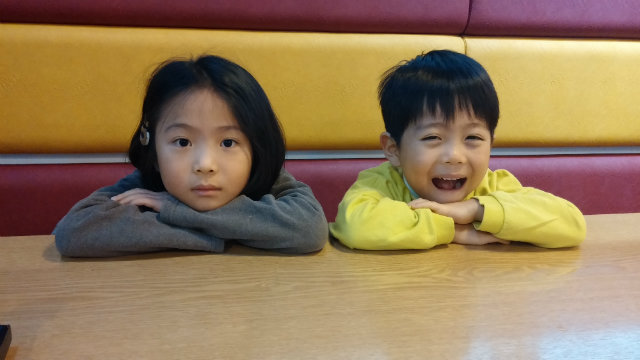
#> input picture 03multimedia/children.jpg, 640 x 360 px, given in place of the camera
$ python cv_diff.py
#> lines starting #> are read from the running program, lines starting #| are printed output that depends on the picture
import cv2
import numpy as np

thresh = 25
max_diff = 5

a, b, c = None, None, None
cap = cv2.VideoCapture(0)
cap.set(cv2.CAP_PROP_FRAME_WIDTH, 480)
cap.set(cv2.CAP_PROP_FRAME_HEIGHT, 320)

if cap.isOpened():
    ret, a = cap.read()
#> a is the input picture: shape (360, 640, 3); mean B, G, R 87.7, 120.7, 145.5
    ret, b = cap.read()

    while ret:
        ret, c = cap.read()
        draw = c.copy()
        if not ret:
            break

        # 3개의 영상을 그레이 스케일로 변경
        a_gray = cv2.cvtColor(a, cv2.COLOR_BGR2GRAY)
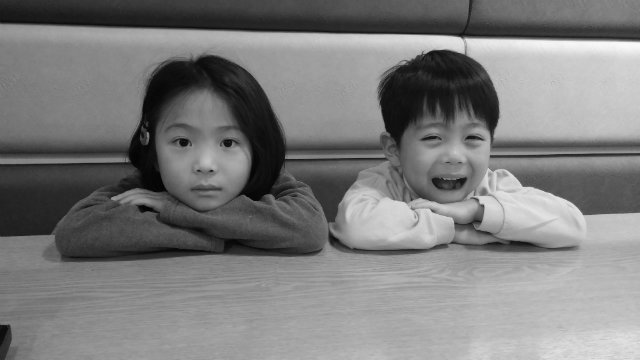
#> a_gray: shape (360, 640); min 0, max 251, mean 124.4
        b_gray = cv2.cvtColor(b, cv2.COLOR_BGR2GRAY)
        c_gray = cv2.cvtColor(c, cv2.COLOR_BGR2GRAY)

        # a-b, b-c 절대 값 차 구하기
        diff1 = cv2.absdiff(a_gray, b_gray)
#> diff1: shape (360, 640); every value is 0
        diff2 = cv2.absdiff(b_gray, c_gray)

        # 스레시홀드로 기준치 이내의 차이는 무시
        ret, diff1_t = cv2.threshold(diff1, thresh, 255, cv2.THRESH_BINARY)
#> ret = 25
        ret, diff2_t = cv2.threshold(diff2, thresh, 255, cv2.THRESH_BINARY)

        # 두 차이에 대해서 AND 연산, 두 영상의 차이가 모두 발견된 경우
        diff = cv2.bitwise_and(diff1_t, diff2_t)

        # 열림 연산으로 노이즈 제거 ---①
        k = cv2.getStructuringElement(cv2.MORPH_CROSS, (3,3))
        diff = cv2.morphologyEx(diff, cv2.MORPH_OPEN, k)

        # 차이가 발생한 픽셀이 갯수 판단 후 사각형 그리기
        diff_cnt = cv2.countNonZero(diff)
#> diff_cnt = 0
        if diff_cnt > max_diff:
            nzero = np.nonzero(diff)  # 0이 아닌 픽셀의 좌표 얻기(y[...], x[...])
            cv2.rectangle(draw, (min(nzero[1]), min(nzero[0])), (max(nzero[1]), max(nzero[0])), (0,255,0), 2)
            cv2.putText(draw, "Motion Detected", (10,30), cv2.FONT_HERSHEY_DUPLEX, 0.5, (0,0,255))

        # 컬러 스케일 영상과 스레시홀드 영상을 통합해서 출력
        stacked = np.hstack((draw, cv2.cvtColor(diff, cv2.COLOR_GRAY2BGR)))
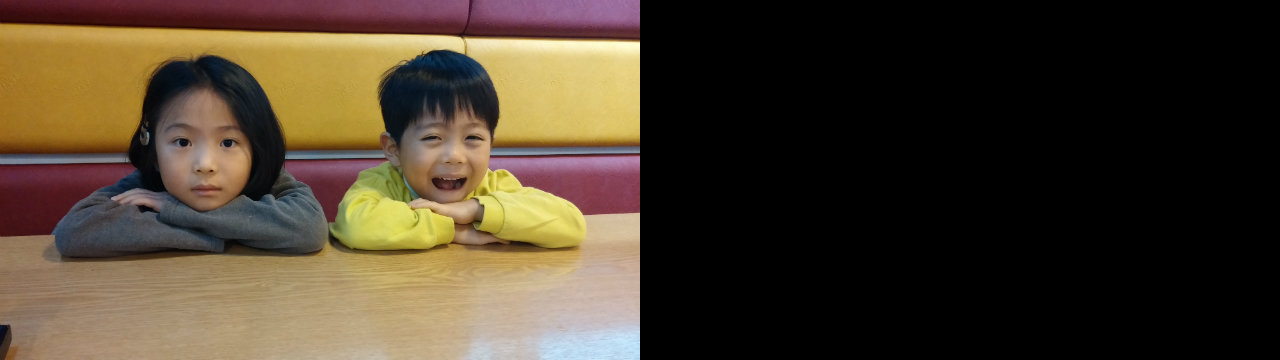
#> stacked: shape (360, 1280, 3); mean B, G, R 43.8, 60.3, 72.8
        cv2.imshow('motion sensor',stacked )

        # 다음 비교를 위해 영상 순서 정리
        a = b
        b = c

        if cv2.waitKey(1) & 0xFF == 27:
#> (key Esc is pressed here)
            break
